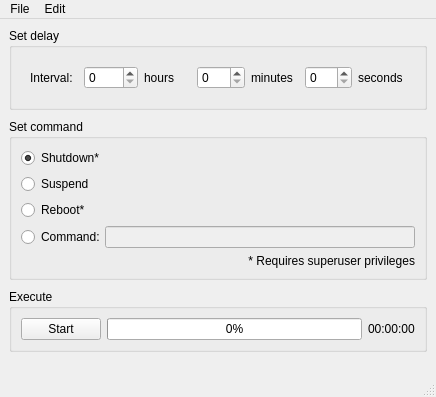
<?xml version="1.0" encoding="UTF-8"?>
<ui version="4.0">
 <class>MainWindow</class>
 <widget class="QMainWindow" name="MainWindow">
  <property name="geometry">
   <rect>
    <x>0</x>
    <y>0</y>
    <width>436</width>
    <height>397</height>
   </rect>
  </property>
  <property name="windowTitle">
   <string>Delayed execution</string>
  </property>
  <widget class="QWidget" name="centralwidget">
   <property name="maximumSize">
    <size>
     <width>800</width>
     <height>600</height>
    </size>
   </property>
   <layout class="QGridLayout" name="gridLayout">
    <property name="leftMargin">
     <number>9</number>
    </property>
    <property name="spacing">
     <number>9</number>
    </property>
    <item row="1" column="0">
     <widget class="QGroupBox" name="command_box">
      <property name="title">
       <string>Set command</string>
      </property>
      <layout class="QVBoxLayout" name="verticalLayout_2">
       <item>
        <layout class="QVBoxLayout" name="verticalLayout">
         <item>
          <widget class="QRadioButton" name="radioButton_shutdown">
           <property name="text">
            <string>Shutdown*</string>
           </property>
           <property name="checked">
            <bool>true</bool>
           </property>
           <attribute name="buttonGroup">
            <string notr="true">buttonGroup_command</string>
           </attribute>
          </widget>
         </item>
         <item>
          <widget class="QRadioButton" name="radioButton_suspend">
           <property name="toolTip">
            <string>&lt;html&gt;&lt;head/&gt;&lt;body&gt;&lt;p&gt;Puts the machine in suspend mode to save energy.&lt;/p&gt;&lt;/body&gt;&lt;/html&gt;</string>
           </property>
           <property name="text">
            <string>Suspend</string>
           </property>
           <attribute name="buttonGroup">
            <string notr="true">buttonGroup_command</string>
           </attribute>
          </widget>
         </item>
         <item>
          <widget class="QRadioButton" name="reboot_button">
           <property name="toolTip">
            <string>&lt;html&gt;&lt;head/&gt;&lt;body&gt;&lt;p&gt;Reboots the machine.&lt;/p&gt;&lt;/body&gt;&lt;/html&gt;</string>
           </property>
           <property name="text">
            <string>Reboot*</string>
           </property>
           <attribute name="buttonGroup">
            <string notr="true">buttonGroup_command</string>
           </attribute>
          </widget>
         </item>
         <item alignment="Qt::AlignTop">
          <widget class="QFrame" name="frame">
           <property name="frameShape">
            <enum>QFrame::NoFrame</enum>
           </property>
           <property name="frameShadow">
            <enum>QFrame::Plain</enum>
           </property>
           <property name="lineWidth">
            <number>0</number>
           </property>
           <layout class="QHBoxLayout" name="horizontalLayout">
            <property name="spacing">
             <number>0</number>
            </property>
            <property name="leftMargin">
             <number>0</number>
            </property>
            <property name="topMargin">
             <number>0</number>
            </property>
            <property name="rightMargin">
             <number>0</number>
            </property>
            <property name="bottomMargin">
             <number>0</number>
            </property>
            <item>
             <widget class="QRadioButton" name="radioButton_command">
              <property name="toolTip">
               <string>Executes a custom bash command.</string>
              </property>
              <property name="toolTipDuration">
               <number>-1</number>
              </property>
              <property name="text">
               <string>Command:</string>
              </property>
              <attribute name="buttonGroup">
               <string notr="true">buttonGroup_command</string>
              </attribute>
             </widget>
            </item>
            <item>
             <widget class="QLineEdit" name="lineEdit_command">
              <property name="enabled">
               <bool>false</bool>
              </property>
              <property name="toolTip">
               <string>The command to be executed.</string>
              </property>
              <property name="readOnly">
               <bool>false</bool>
              </property>
              <property name="placeholderText">
               <string/>
              </property>
              <property name="clearButtonEnabled">
               <bool>false</bool>
              </property>
             </widget>
            </item>
           </layout>
          </widget>
         </item>
        </layout>
       </item>
       <item>
        <widget class="QLabel" name="label_4">
         <property name="text">
          <string>&lt;html&gt;&lt;head/&gt;&lt;body&gt;&lt;p align=&quot;right&quot;&gt;&lt;span style=&quot; color:#000000;&quot;&gt;* Requires superuser privileges&lt;/span&gt;&lt;/p&gt;&lt;/body&gt;&lt;/html&gt;</string>
         </property>
        </widget>
       </item>
      </layout>
     </widget>
    </item>
    <item row="2" column="0" alignment="Qt::AlignTop">
     <widget class="QGroupBox" name="run_box">
      <property name="title">
       <string>Execute</string>
      </property>
      <layout class="QHBoxLayout" name="horizontalLayout_2">
       <item>
        <widget class="QPushButton" name="pushButton_start">
         <property name="toolTip">
          <string>&lt;html&gt;&lt;head/&gt;&lt;body&gt;&lt;p&gt;Start the countdown until the command is exectued.&lt;/p&gt;&lt;/body&gt;&lt;/html&gt;</string>
         </property>
         <property name="text">
          <string>Start</string>
         </property>
        </widget>
       </item>
       <item>
        <widget class="QProgressBar" name="progressbar">
         <property name="toolTip">
          <string>&lt;html&gt;&lt;head/&gt;&lt;body&gt;&lt;p&gt;Time remaining until the command is executed.&lt;/p&gt;&lt;/body&gt;&lt;/html&gt;</string>
         </property>
         <property name="toolTipDuration">
          <number>-1</number>
         </property>
         <property name="maximum">
          <number>10</number>
         </property>
         <property name="value">
          <number>0</number>
         </property>
         <property name="textDirection">
          <enum>QProgressBar::TopToBottom</enum>
         </property>
         <property name="format">
          <string>%p%</string>
         </property>
        </widget>
       </item>
       <item>
        <widget class="QLabel" name="label_remainingTime">
         <property name="text">
          <string>00:00:00</string>
         </property>
        </widget>
       </item>
      </layout>
     </widget>
    </item>
    <item row="0" column="0">
     <widget class="QGroupBox" name="delay_box">
      <property name="title">
       <string>Set delay</string>
      </property>
      <layout class="QVBoxLayout" name="verticalLayout_3">
       <property name="topMargin">
        <number>9</number>
       </property>
       <item>
        <widget class="QFrame" name="frame_2">
         <property name="frameShape">
          <enum>QFrame::NoFrame</enum>
         </property>
         <property name="frameShadow">
          <enum>QFrame::Raised</enum>
         </property>
         <layout class="QGridLayout" name="gridLayout_2">
          <item row="1" column="1">
           <widget class="QSpinBox" name="spinBox_hours">
            <property name="maximumSize">
             <size>
              <width>465</width>
              <height>16777215</height>
             </size>
            </property>
            <property name="toolTip">
             <string/>
            </property>
            <property name="maximum">
             <number>9999</number>
            </property>
           </widget>
          </item>
          <item row="1" column="0">
           <widget class="QLabel" name="label_interval">
            <property name="toolTip">
             <string>&lt;html&gt;&lt;head/&gt;&lt;body&gt;&lt;p&gt;Specify the time after which the command will be executed. Format:&lt;/p&gt;&lt;p&gt;hours:minutes:seconds&lt;/p&gt;&lt;/body&gt;&lt;/html&gt;</string>
            </property>
            <property name="text">
             <string>Interval:</string>
            </property>
           </widget>
          </item>
          <item row="1" column="3">
           <widget class="QSpinBox" name="spinBox_minutes">
            <property name="maximum">
             <number>59</number>
            </property>
           </widget>
          </item>
          <item row="1" column="4">
           <widget class="QLabel" name="label_2">
            <property name="text">
             <string>minutes</string>
            </property>
           </widget>
          </item>
          <item row="1" column="5">
           <widget class="QSpinBox" name="spinBox_seconds">
            <property name="maximum">
             <number>59</number>
            </property>
            <property name="value">
             <number>0</number>
            </property>
           </widget>
          </item>
          <item row="1" column="2">
           <widget class="QLabel" name="label">
            <property name="text">
             <string>hours</string>
            </property>
           </widget>
          </item>
          <item row="1" column="6">
           <widget class="QLabel" name="label_3">
            <property name="text">
             <string>seconds</string>
            </property>
           </widget>
          </item>
         </layout>
        </widget>
       </item>
      </layout>
     </widget>
    </item>
    <item row="3" column="0">
     <spacer name="verticalSpacer">
      <property name="orientation">
       <enum>Qt::Vertical</enum>
      </property>
      <property name="sizeHint" stdset="0">
       <size>
        <width>20</width>
        <height>40</height>
       </size>
      </property>
     </spacer>
    </item>
   </layout>
  </widget>
  <widget class="QMenuBar" name="menuBar">
   <property name="geometry">
    <rect>
     <x>0</x>
     <y>0</y>
     <width>436</width>
     <height>21</height>
    </rect>
   </property>
   <widget class="QMenu" name="menuSettings">
    <property name="title">
     <string>Edit</string>
    </property>
    <addaction name="actionSettings"/>
   </widget>
   <widget class="QMenu" name="menuFile">
    <property name="title">
     <string>File</string>
    </property>
    <addaction name="actionQuit"/>
   </widget>
   <addaction name="menuFile"/>
   <addaction name="menuSettings"/>
  </widget>
  <widget class="QStatusBar" name="statusBar">
   <widget class="QLabel" name="label_root">
    <property name="geometry">
     <rect>
      <x>9</x>
      <y>0</y>
      <width>1000</width>
      <height>20</height>
     </rect>
    </property>
    <property name="styleSheet">
     <string notr="true">color: rgb(150, 150, 150);
font-size:8pt;</string>
    </property>
    <property name="text">
     <string/>
    </property>
   </widget>
  </widget>
  <action name="actionSettings">
   <property name="text">
    <string>Settings</string>
   </property>
  </action>
  <action name="actionQuit">
   <property name="text">
    <string>Quit</string>
   </property>
   <property name="toolTip">
    <string>Quit</string>
   </property>
   <property name="statusTip">
    <string/>
   </property>
   <property name="shortcut">
    <string>Alt+F4</string>
   </property>
  </action>
 </widget>
 <resources/>
 <connections>
  <connection>
   <sender>pushButton_start</sender>
   <signal>clicked()</signal>
   <receiver>pushButton_start</receiver>
   <slot>update()</slot>
   <hints>
    <hint type="sourcelabel">
     <x>94</x>
     <y>339</y>
    </hint>
    <hint type="destinationlabel">
     <x>94</x>
     <y>339</y>
    </hint>
   </hints>
  </connection>
 </connections>
 <buttongroups>
  <buttongroup name="buttonGroup_command"/>
 </buttongroups>
</ui>
